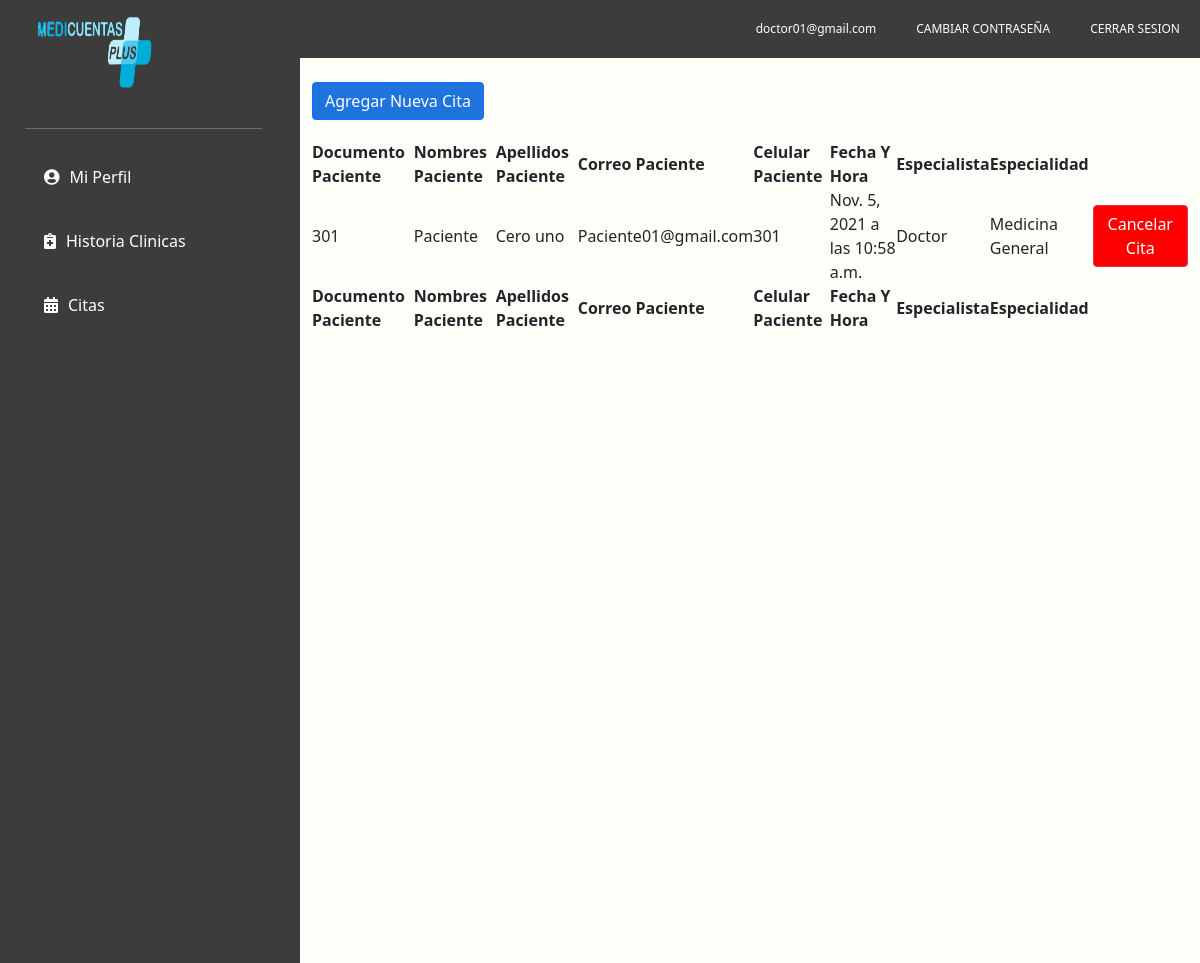
/citas (signed in), run on an earlier commit of the app's database.
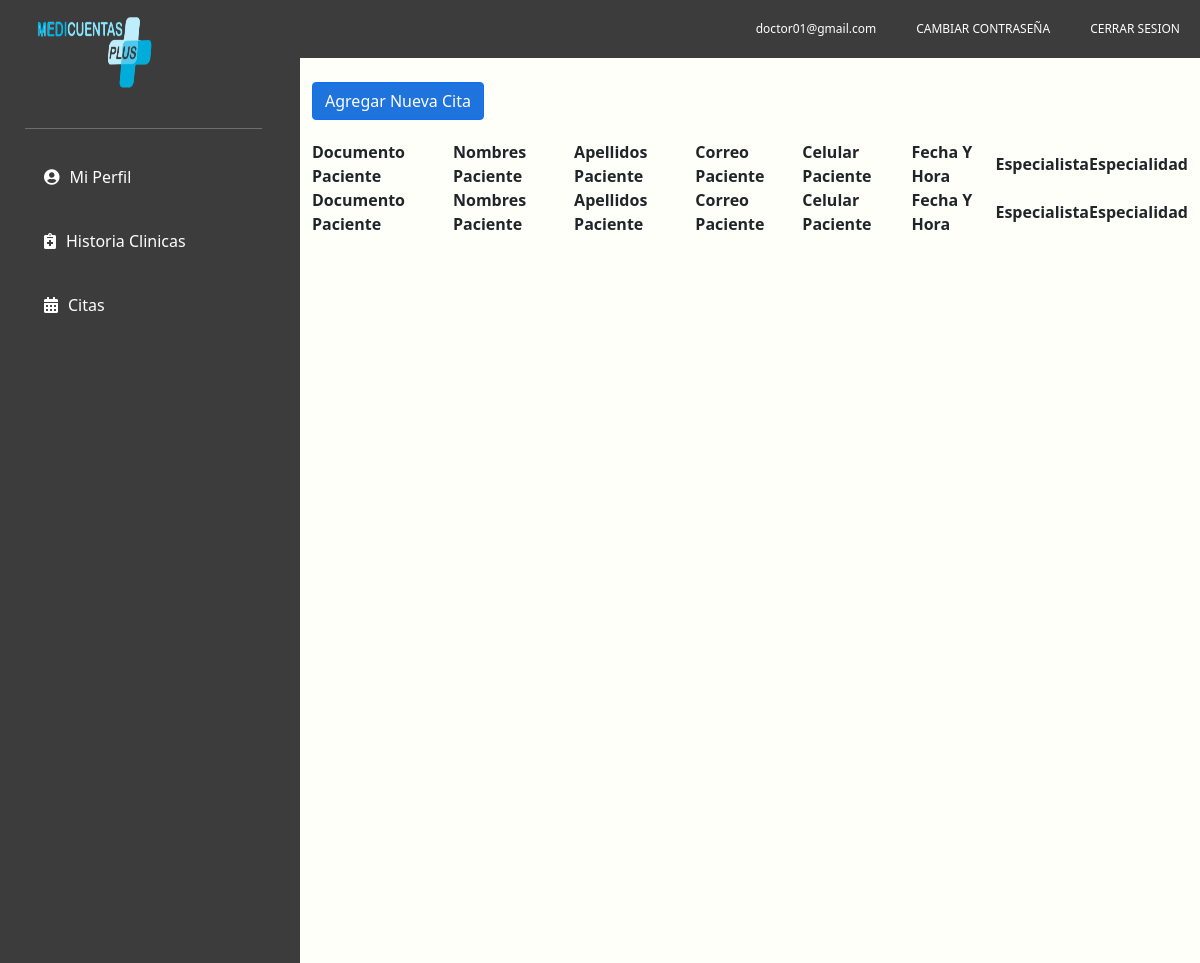
And on a later commit of the database.
### modelos/models.py (models this page shows)
class Usuario(models.Model):
    primernombre = models.CharField(max_length=1000, blank=True, null=True)
    segundonombre = models.CharField(max_length=1000, blank=True, null=True)
    primerapellido = models.CharField(max_length=1000, blank=True, null=True)
    segundoapellido = models.CharField(max_length=1000, blank=True, null=True)
    usuario = models.CharField(max_length=1000, blank=True, null=True)
    clave = models.TextField(blank=True, null=True)
    tipodocumento= models.CharField(max_length=1000, blank=True, null=True)
    numerodocumento= models.CharField(max_length=1000, blank=True, null=True)
    fechanacimiento = models.DateField(blank=True, null=True)
    edad = models.CharField(max_length=100, blank=True, null=True)
    numerotelefono = models.IntegerField( blank=True, null=True)
    ciudad = models.ForeignKey(Ciudad, on_delete=models.CASCADE,blank=True, null=True)
    especialidad = models.ForeignKey(Especialidad, on_delete=models.CASCADE,blank=True, null=True)
    rol = models.CharField(max_length=500, blank=True , null=True)
    asistente = models.CharField(max_length=500, blank=True, null= True)
    permisoscomentario = models.CharField(max_length=100, blank=True, null= True)
    sexo = models.CharField(max_length=500, blank=True, null= True)
    consultorio = models.CharField(max_length=500, blank=True, null= True)
    estado = models.CharField(max_length=500, blank=True, null= True)

class Cita(models.Model):
    paciente = models.ForeignKey(Paciente, on_delete=models.CASCADE, blank=True,null=True)
    especialidad = models.ForeignKey(Especialidad, on_delete=models.CASCADE,blank=True, null=True)
    especialista = models.ForeignKey(Usuario, on_delete=models.CASCADE,blank=True, null=True)
    actividad = models.TextField(blank=True, null=True)
    fechacita = models.DateField(blank=True, null=True)
    horacita = models.TimeField(blank=True, null=True)
    entidad = models.ForeignKey(Entidad, on_delete=models.CASCADE,blank=True, null=True)
    clasecita = models.CharField(max_length=1000, blank=True, null=True)

class Paciente(models.Model):
    nombres = models.CharField(max_length=1000, blank=True, null=True)
    apellidos = models.CharField(max_length=1000, blank=True, null=True)
    fechanacimiento = models.DateField(blank=True, null=True)
    edad = models.IntegerField( blank=True, null=True)
    sexo = models.CharField(max_length=500, blank=True, null= True)
    telefono = models.CharField(max_length=500, blank=True, null= True)
    tipodocumento= models.CharField(max_length=1000, blank=True, null=True)
    numerodocumento = models.CharField(max_length=500, blank=True, null= True)
    movil = models.CharField(max_length=500, blank=True, null= True)
    correo = models.CharField(max_length=500, blank=True, null= True)

class Especialidad(models.Model):
    especialidad = models.CharField(max_length=1000, blank=True, null=True)

### modelos/views.py (the view, shortened to what this page needs)
# urls.py: path('citas',citas),
def citas(request):
    if request.session.get('validar') == False:
        return redirect('/')
    else:
        citas = []
        cita = []
        usuario = Usuario.objects.get(id=request.session.get('user'))
        if usuario.rol == "Asistente" or usuario.rol == "Prestador":
            if usuario.rol == "Asistente":
                if Usuario.objects.filter(asistente=usuario.primernombre+"-"+usuario.usuario).exists():
                    consulta = Usuario.objects.filter(asistente=usuario.primernombre+"-"+usuario.usuario)
            else:
                consulta = usuario
            especialidad = Especialidad.objects.all()
            clasecita = ["PRIMERA VEZ","CONTROL"]
            sexo = ["MASCULINO","FEMENINO"]
            entidad = Entidad.objects.all()
            tipodocumento = ["CEDULA DE CIUDADANIA","CEDULA DE EXTRANJERIA","TARJETA DE IDENTIDAD","REGISTRO CIVIL","PASAPORTE","MENOR SIN IDENTIFICACION","ADULTO SIN IDENTIDAD"]
            if usuario.rol == "Asistente":
                return render(request,'citas.html',{"prestador":consulta,"usuario":usuario,"citasagendadas":citas,"sesion":request.session.get('validar')})
            else:
                if Cita.objects.filter(especialista = consulta).exists():
                    citas = Cita.objects.filter(especialista = consulta)
                    return render(request,'citas.html',{"usuario":usuario,"citasagendadas":citas,"sesion":request.session.get('validar')})
                else:
                    return render(request,'citas.html',{"usuario":usuario,"citasagendadas":citas,"sesion":request.session.get('validar')})

### modelos/templates/citas.html (shortened to what this page needs)
<!doctype html>
<html lang="en">
{% load static %}
<head>
    {% load static %}
    {% block head %}
    {% include "head.html" %}
    {% endblock %}
    <link rel="stylesheet" type="text/css" href="https://cdn.datatables.net/v/dt/dt-1.11.2/datatables.min.css" />
</head>
<body>
    <header>
        {% block header %}
        {% include "header.html" %}
        {% endblock %}
    </header>
    <main>
        <div class="container-fluid">
            <div class="row">
                <div class="col-3">
                    {% block main %}
                    {% include "main.html" %}
                    {% endblock %}
                </div>
                <div class="col-9">
                    <div style="margin-bottom: 20px;" class="mt-4">
                        <button style="background-color: #1e73dc;" class="btn btn-primary" data-bs-toggle="modal"
                            data-bs-target="#staticBackdrop" type="button">
                            Agregar Nueva Cita
                        </button>
                    </div>
                    <form method="POST" action="/citas">
                        {%if usuario.rol == 'Administrador' or usuario.rol == 'Asistente'%}
                        <table id="example" class="display nowrap" style="width:100%">
                            <thead>
                                <tr>
                                    <th>Documento</th>
                                    <th>Nombres</th>
                                    <th>Especialidad</th>
                                    <th></th>
                                </tr>
                            </thead>
                            <tbody>
                                {% for pres in prestador%}
                                <tr>
                                    <td>{{pres.numerodocumento}}</td>
                                    <td>{{pres.primernombre}} {{pres.segundonombre}}</td>
                                    <td>
                                        {{pres.especialidad.especialidad}}
                                    </td>
                                    <td>
                                        <a href="/citas/detalles/{{pres.numerodocumento}}" type="submit"
                                            style="background-color: rgb(30, 115, 220); color: white;"
                                            class="btn btn-primary">Ver Agenda</a>
                                    </td>
                                </tr>
                                {% endfor %}
                            </tbody>
                            <tfoot>
                                <tr>
                                    <th>Documento</th>
                                    <th>Nombres</th>
                                    <th>Especialidad</th>
                                    <th></th>
                                </tr>
                            </tfoot>
                        </table>
                        {%else%}
                        <table id="example" class="display nowrap" style="width:100%">
                            <thead>
                                <tr>
                                    <th>Documento Paciente</th>
                                    <th>Nombres Paciente</th>
                                    <th>Apellidos Paciente</th>
                                    <th>Correo Paciente</th>
                                    <th>Celular Paciente</th>
                                    <th>Fecha Y Hora</th>
                                    <th>Especialista</th>
                                    <th>Especialidad</th>
                                    <th></th>
                                </tr>
                            </thead>
                            <tbody>
                                {% for cita in citasagendadas%}
                                <tr>
                                    <td>{{cita.paciente.numerodocumento}}</td>
                                    <td>{{cita.paciente.nombres}}</td>
                                    <td>
                                        {{cita.paciente.apellidos}}
                                    </td>
                                    <td>
                                        {{cita.paciente.correo}}
                                    </td>
                                    <td>
                                        {{cita.paciente.movil}}
                                    </td>
                                    <td>{{cita.fechacita}} a las {{cita.horacita}}</td>
                                    <td>{{cita.especialista.primernombre}}</td>
                                    <td>{{cita.especialidad.especialidad}}</td>
                                    <td>
                                        <a type="button" href="/cancelarcita/{{cita.id}}"
                                            style="background-color: red; color: white;" class="btn btn-danger">Cancelar
                                            Cita</a>
                                    </td>
                                </tr>
                                {% endfor %}
                            </tbody>
                            <tfoot>
                                <tr>
                                    <th>Documento Paciente</th>
                                    <th>Nombres Paciente</th>
                                    <th>Apellidos Paciente</th>
                                    <th>Correo Paciente</th>
                                    <th>Celular Paciente</th>
                                    <th>Fecha Y Hora</th>
                                    <th>Especialista</th>
                                    <th>Especialidad</th>
                                    <th></th>
                                </tr>
                            </tfoot>
                        </table>
                        {%endif%}
                    </form>
                </div>
            </div>
        </div>
    </main>
</body>
</html>

### modelos/templates/head.html (shortened to what this page needs)
{%load static%}
<link rel="stylesheet" href="https://use.fontawesome.com/releases/v5.7.0/css/all.css"
>
<link href="https://cdn.jsdelivr.net/npm/bootstrap@5.1.3/dist/css/bootstrap.min.css" rel="stylesheet"
>
<link href="{% static 'css/index.css'%}" rel="stylesheet" />

### modelos/templates/header.html (shortened to what this page needs)
{%load static%}
<img src="{% static 'imagenes/logo1.png'%}" class="img-1">
<nav>
    <ul>
        <li><a href="/logout">CERRAR SESION</a></li>
        <li><a href="/cambioclave/{{usuario.id}}">CAMBIAR CONTRASEÑA</a></li>
        <li><a href="#">{{usuario.usuario}}</a></li>
    </ul>
</nav>

### modelos/templates/main.html (shortened to what this page needs)
{%load static%}
<hr class="hr1" />
<nav>
    <ul>
        <li><a href="/dashboard"><i class="fas fa-user-circle"></i>Mi Perfil</a></li>
        <li><a href="/historiasclinicas"><i class="fas fa-notes-medical"></i>Historia Clinicas</a></li>
        <li><a href="/citas"><i class="fas fa-calendar-alt"></i>Citas</a></li>
    </ul>
</nav>

### static/css/index.css (style rules this page uses)
* { margin:0; padding:0; }
body { background:#FFFFFA; }
header { width:100%; }
header nav { width:100%; max-width:100%; height: 100%; background:#3c3c3c; }
header nav ul { overflow:hidden; list-style:none; }
header nav ul li { float:right; }
header nav ul li a { color:#fff; padding:20px; display:block; text-decoration:none; font-size: 12px; }
.container-fluid { margin-top: -16px; }
.container-fluid .col-3 { height: calc(100vh- 75px); overflow: auto; background:#3c3c3c; }
.col-3 nav { width:100%; max-width:100%; height: 818px; background:#3c3c3c; margin-left: -20px; top: 10px; }
.col-3 nav ul { list-style:none; }
.col-3 nav ul li a { color:#fff; padding:20px; display:block; text-decoration:none; }
.img-1 { width: 10%; height: 80px; position: absolute; margin: 12px 35px; }
.hr1 { color: #fff; width: 86%; margin-top: 70px; margin-left: 13px; }
.col-3 nav ul li i { margin-right:10px; }

What changed in the data, as far as the page shows it:
removed Cita: paciente.numerodocumento "301", paciente.nombres "Paciente", paciente.apellidos "Cero uno", paciente.correo "Paciente01@gmail.com", paciente.movil "301", fechacita "Nov. 5, 2021", horacita "10:58 a.m.", especialista.primernombre "Doctor", especialidad.especialidad "Medicina General"
